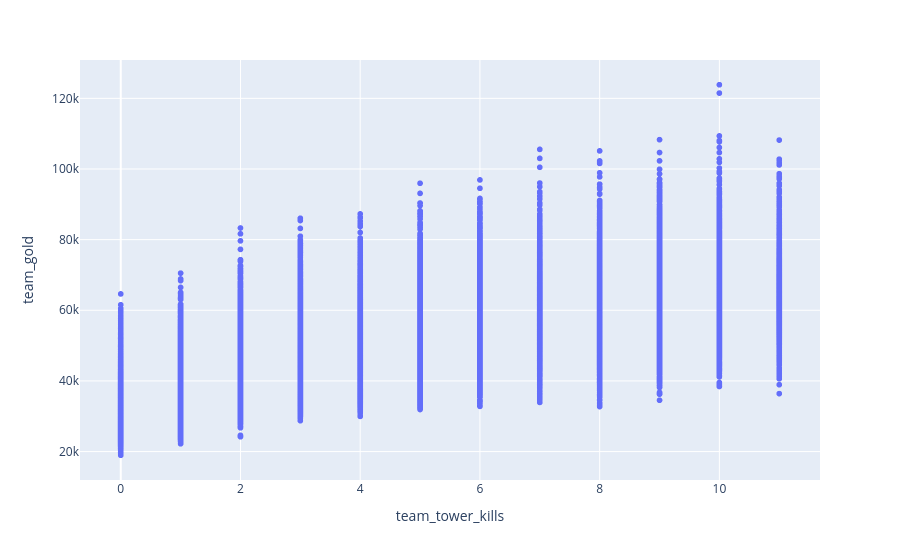

Notebook source saved alongside this figure:
### Markdown cell above
<h4>Is any other feature closely tied to "team_tower_kills"?

### Code cell
fig = px.scatter(matches_df, x="team_tower_kills", y="team_gold")
fig.write_image("images/TeamGold_by_TeamTowerKills.png")
fig.show()

### Figure 1 — Plotly figure (JSON) as saved in the notebook; plotly's stock layout.template omitted (floating-point values rounded to 4 significant figures; data arrays with more than 128 entries replaced by an {"elided": "..."} marker saying what was removed)
{"data": [{"hovertemplate": "team_tower_kills=%{x}<br>team_gold=%{y}<extra></extra>", "legendgroup": "", "marker": {"color": "#636efa", "symbol": "circle"}, "mode": "markers", "name": "", "showlegend": false, "type": "scattergl", "x": {"elided": "40174 float values"}, "xaxis": "x", "y": {"elided": "40174 float values"}, "yaxis": "y"}], "layout": {"legend": {"tracegroupgap": 0}, "margin": {"t": 60}, "xaxis": {"anchor": "y", "domain": [0, 1], "title": {"text": "team_tower_kills"}}, "yaxis": {"anchor": "x", "domain": [0, 1], "title": {"text": "team_gold"}}}}
